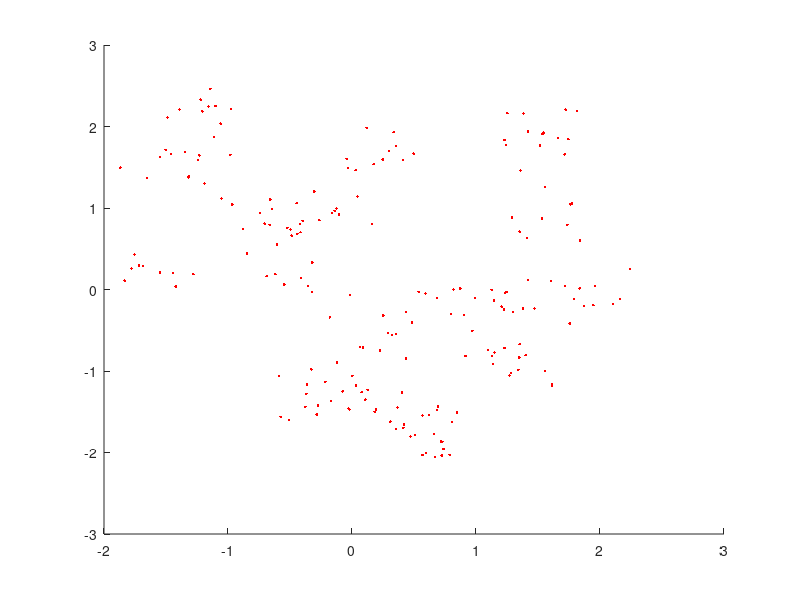

Here is the MATLAB script that generated this plot: (Note: this script raises an error after producing the figure.)
clear;
% load the date
load('data2Class.txt');
% plot it
figure(1);clf;hold on; %clf:clean the plot  hold on: keep the plot not change
plot3(data2Class(:,1),data2Class(:,2),data2Class(:,3),'r.');%plot 3 clomns
% decompose in input X and output Y
n = size(dataLinReg2D,1);
X = dataLinReg2D(:,1:2);%X belongs to R2
Y = dataLinReg2D(:,3);
% prepend 1s to inputs
X = [ones(n,1),X]; %ones(a,b)ROW=a CLOMN=b value=1
% compute optimal beta
%lambda=100;
beta_1=eye(2,2);
beta_1=[zeros(2,1),beta_1];%insert colomn
beta_1=[zeros(1,3);beta_1];%insert row
%beta = inv(X'*X-lambda*beta_1)*X'*Y; %inv: get inversed matrix  X':transposed matrix

%compute loss function
error=0;
lambda=0;
for j=1:10000
  lambda= lambda+0.001;
  lamb(:,j)=lambda;
  beta = inv(X'*X+lambda*beta_1)*X'*Y; %inv: get inversed matrix  X':transposed matrix
  cost=0.5*(X*beta-Y)'*(X*beta-Y)+0.5*lambda*beta'*beta;
  error=cost/sum(sum(abs(X)));
S_error(:,j)=error;
error=0;
end

% display the function
[a b] = meshgrid(-2:.1:2,-2:.1:2);%net matrix generated 
Xgrid = [ones(length(a(:)),1),a(:),b(:)];
Ygrid = Xgrid*beta;
Ygrid = reshape(Ygrid,size(a));%build a new matrix with same diminsion of a, put the Ygrid value in
h = surface(a,b,Ygrid);
view(3);%set 3d viewing angle
grid on;%open net grid
figure(2);
%diplay the plot between lambda and mean squared error
plot(lamb,S_error);
set(gca,'XScale','log');
set(gca,'YScale','log');